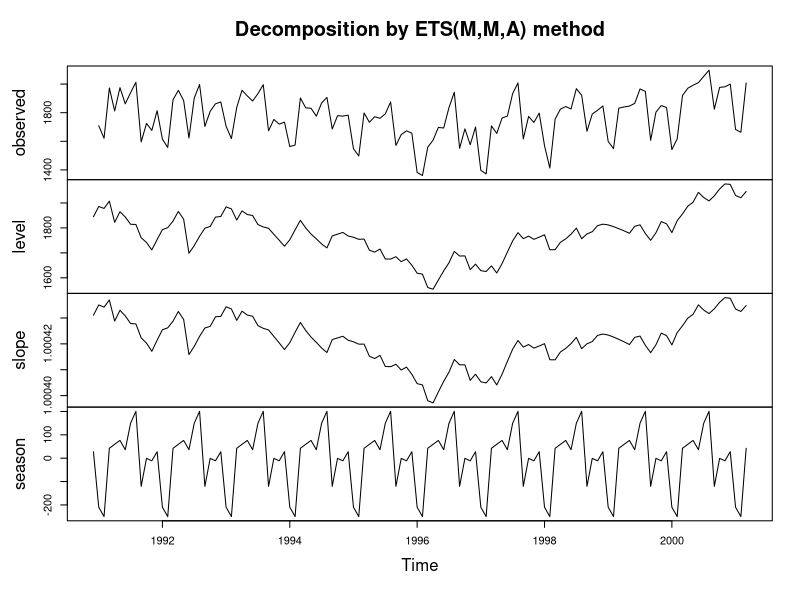
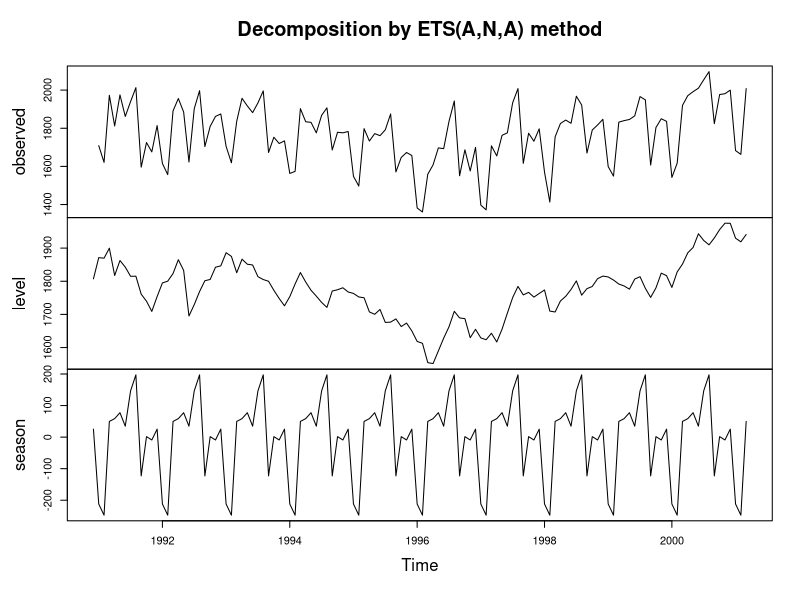
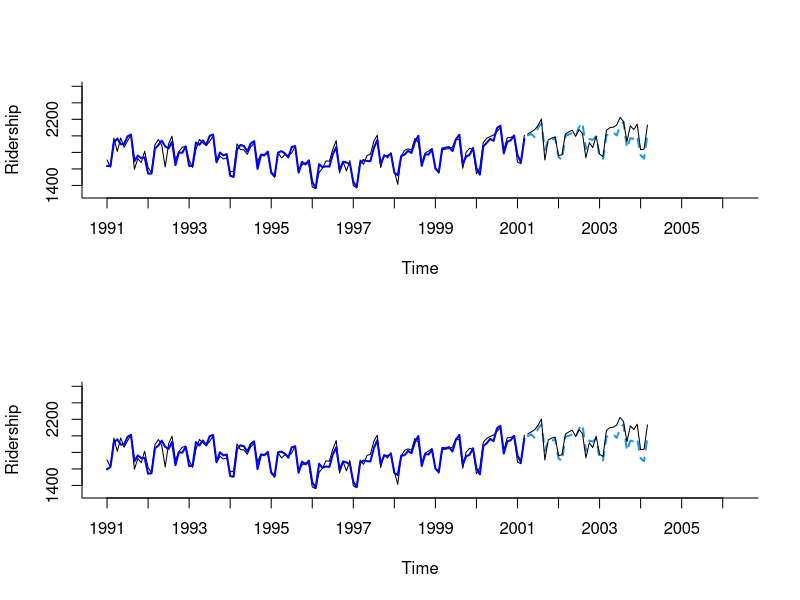

The R script that drew these images, in order:
Amtrak.data <- read.csv("./Amtrak data.csv")
ridership.ts <- ts(Amtrak.data$Ridership, start = c(1991,1), end = c(2004, 3), freq = 12)

library("forecast")

nValid <- 36
nTrain <- length(ridership.ts) - nValid
train.ts <- window(ridership.ts, start = c(1991, 1), end = c(1991, nTrain))
valid.ts <- window(ridership.ts, start = c(1991, nTrain + 1), end = c(1991, nTrain + nValid))

hw <- ets(train.ts, model = "MMA", restrict = FALSE)
plot(hw)
str(hw)

ESOpt <- ets(train.ts)
plot(ESOpt)
ESOpt

par(mfrow = c(2, 1))

hw.pred <- forecast(hw, h = nValid, level = 0)
plot(hw.pred, ylim = c(1300, 2600),  ylab = "Ridership", xlab = "Time", bty = "l", xaxt = "n",
     xlim = c(1991,2006.25), main = "", flty = 2)
axis(1, at = seq(1991, 2006, 1), labels = format(seq(1991, 2006, 1)))
lines(hw.pred$fitted, lwd = 2, col = "blue")
lines(valid.ts)

ESOpt.pred <- forecast(ESOpt, h = nValid, level = 0)
plot(ESOpt.pred, ylim = c(1300, 2600),  ylab = "Ridership", xlab = "Time", bty = "l", xaxt = "n",
     xlim = c(1991,2006.25), main = "", flty = 2)
axis(1, at = seq(1991, 2006, 1), labels = format(seq(1991, 2006, 1)))
lines(ESOpt.pred$fitted, lwd = 2, col = "blue")
lines(valid.ts)

accuracy(hw.pred$mean, valid.ts)
accuracy(ESOpt.pred$mean, valid.ts)

